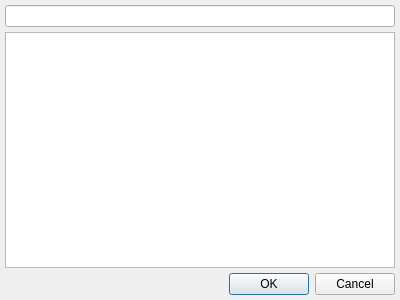
<?xml version="1.0" encoding="UTF-8"?>
<ui version="4.0">
 <class>JumpToFileDlg</class>
 <widget class="QDialog" name="JumpToFileDlg">
  <property name="geometry">
   <rect>
    <x>0</x>
    <y>0</y>
    <width>400</width>
    <height>300</height>
   </rect>
  </property>
  <property name="windowTitle">
   <string>Select file</string>
  </property>
  <layout class="QVBoxLayout" name="verticalLayout">
   <property name="spacing">
    <number>5</number>
   </property>
   <property name="margin">
    <number>5</number>
   </property>
   <item>
    <widget class="QLineEdit" name="fileNameEd"/>
   </item>
   <item>
    <widget class="QListWidget" name="fileList"/>
   </item>
   <item>
    <widget class="QDialogButtonBox" name="buttonBox">
     <property name="orientation">
      <enum>Qt::Horizontal</enum>
     </property>
     <property name="standardButtons">
      <set>QDialogButtonBox::Cancel|QDialogButtonBox::Ok</set>
     </property>
    </widget>
   </item>
  </layout>
 </widget>
 <resources/>
 <connections>
  <connection>
   <sender>buttonBox</sender>
   <signal>accepted()</signal>
   <receiver>JumpToFileDlg</receiver>
   <slot>accept()</slot>
   <hints>
    <hint type="sourcelabel">
     <x>248</x>
     <y>254</y>
    </hint>
    <hint type="destinationlabel">
     <x>157</x>
     <y>274</y>
    </hint>
   </hints>
  </connection>
  <connection>
   <sender>buttonBox</sender>
   <signal>rejected()</signal>
   <receiver>JumpToFileDlg</receiver>
   <slot>reject()</slot>
   <hints>
    <hint type="sourcelabel">
     <x>316</x>
     <y>260</y>
    </hint>
    <hint type="destinationlabel">
     <x>286</x>
     <y>274</y>
    </hint>
   </hints>
  </connection>
 </connections>
</ui>
